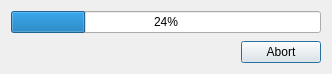
<?xml version="1.0" encoding="UTF-8"?>
<ui version="4.0">
 <class>ExportTraceDialog</class>
 <widget class="QDialog" name="ExportTraceDialog">
  <property name="geometry">
   <rect>
    <x>0</x>
    <y>0</y>
    <width>332</width>
    <height>74</height>
   </rect>
  </property>
  <property name="windowTitle">
   <string>Export Traces</string>
  </property>
  <property name="windowIcon">
   <iconset resource="../../images/images.qrc">
    <normaloff>:/img/convert.png</normaloff>:/img/convert.png</iconset>
  </property>
  <property name="modal">
   <bool>true</bool>
  </property>
  <layout class="QVBoxLayout" name="verticalLayout">
   <item>
    <widget class="QProgressBar" name="progressBar">
     <property name="value">
      <number>24</number>
     </property>
    </widget>
   </item>
   <item>
    <spacer name="verticalSpacer">
     <property name="orientation">
      <enum>Qt::Vertical</enum>
     </property>
     <property name="sizeHint" stdset="0">
      <size>
       <width>20</width>
       <height>40</height>
      </size>
     </property>
    </spacer>
   </item>
   <item>
    <widget class="QDialogButtonBox" name="buttonBox">
     <property name="orientation">
      <enum>Qt::Horizontal</enum>
     </property>
     <property name="standardButtons">
      <set>QDialogButtonBox::Abort</set>
     </property>
    </widget>
   </item>
  </layout>
 </widget>
 <resources>
  <include location="../../images/images.qrc"/>
 </resources>
 <connections>
  <connection>
   <sender>buttonBox</sender>
   <signal>accepted()</signal>
   <receiver>ExportTraceDialog</receiver>
   <slot>accept()</slot>
   <hints>
    <hint type="sourcelabel">
     <x>248</x>
     <y>254</y>
    </hint>
    <hint type="destinationlabel">
     <x>157</x>
     <y>274</y>
    </hint>
   </hints>
  </connection>
  <connection>
   <sender>buttonBox</sender>
   <signal>rejected()</signal>
   <receiver>ExportTraceDialog</receiver>
   <slot>reject()</slot>
   <hints>
    <hint type="sourcelabel">
     <x>316</x>
     <y>260</y>
    </hint>
    <hint type="destinationlabel">
     <x>286</x>
     <y>274</y>
    </hint>
   </hints>
  </connection>
 </connections>
</ui>
